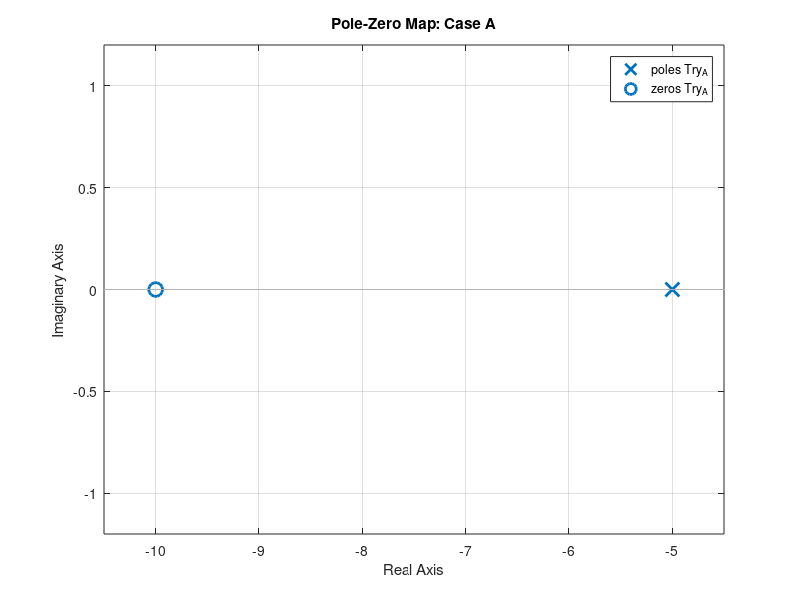
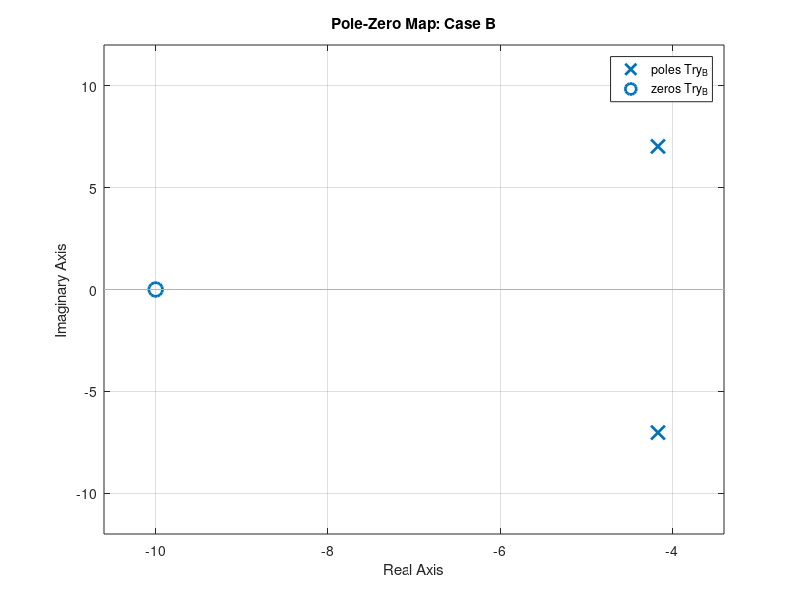
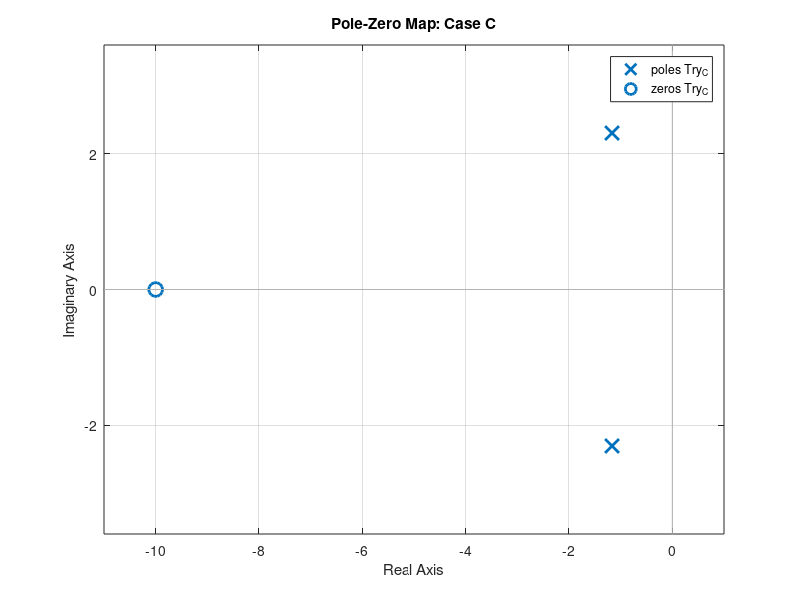
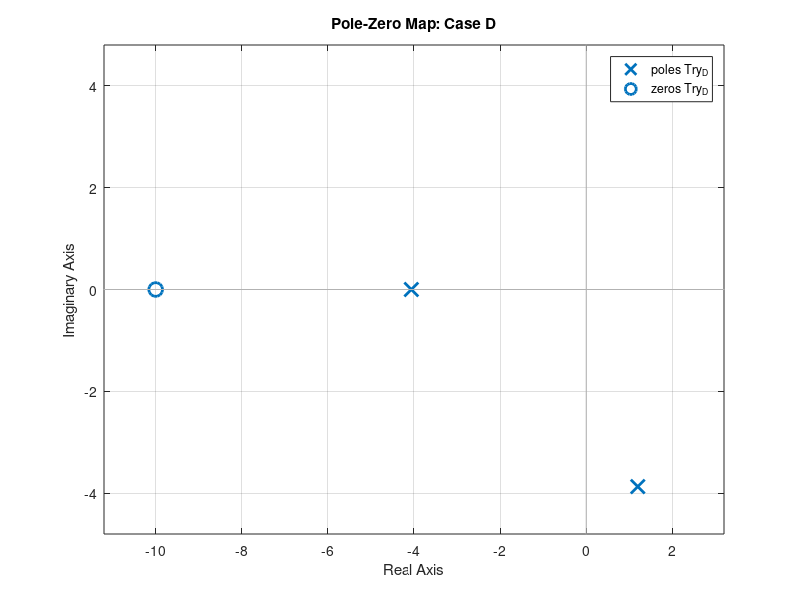

These figures' MATLAB source, in order:
% System parameters (Table 1)
kt = 2;
J  = 3;
b  = 5;
kp = 10;
kd = 1;
ki = 100;

Gc_A = tf([kd kp], 1);
Gp_A = tf(kt, [J b]);
G_A = Gc_A * Gp_A;
Try_A = feedback(G_A, 1)
Tre_A = feedback(1, G_A)

Gc_B = tf([kp ki], [1 0]);
Gp_B = tf(kt, [J b]);
G_B = Gc_B * Gp_B;
Try_B = feedback(G_B, 1)
Tre_B = feedback(1, G_B)

Gc_C = tf([kd kp], 1);
Gp_C = tf(kt, [J b 0]);
G_C = Gc_C * Gp_C;
Try_C = feedback(G_C, 1)
Tre_C = feedback(1, G_C)

Gc_D = tf([kp ki], [1 0]);
Gp_D = tf(kt, [J b 0]);
G_D = Gc_D * Gp_D;
Try_D = feedback(G_D, 1)

figure(1); pzmap(Try_A); title('Pole-Zero Map: Case A')
figure(2); pzmap(Try_B); title('Pole-Zero Map: Case B')
figure(3); pzmap(Try_C); title('Pole-Zero Map: Case C')
figure(4); pzmap(Try_D); title('Pole-Zero Map: Case D')

figure(5); step(Try_A); title('Step Response: Case A')
figure(6); step(Try_B); title('Step Response: Case B')
figure(7); step(Try_C); title('Step Response: Case C')
figure(8); step(Try_D); title('Step Response: Case D')

figure(9); bode(Tre_A); title('Frequency Response: Case A')
figure(10); bode(Tre_B); title('Frequency Response: Case B')
figure(11); bode(Tre_C); title('Frequency Response: Case C')
